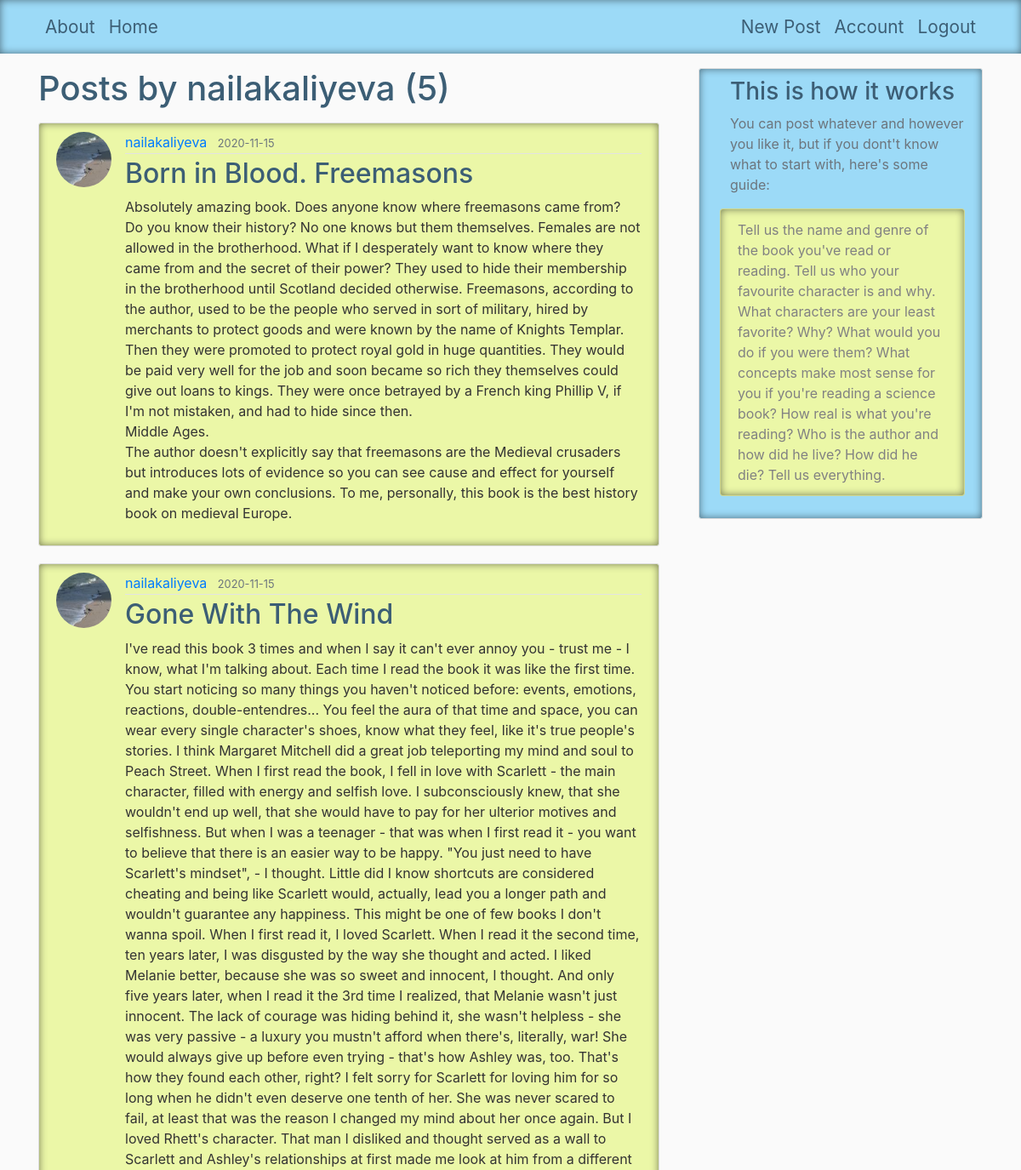
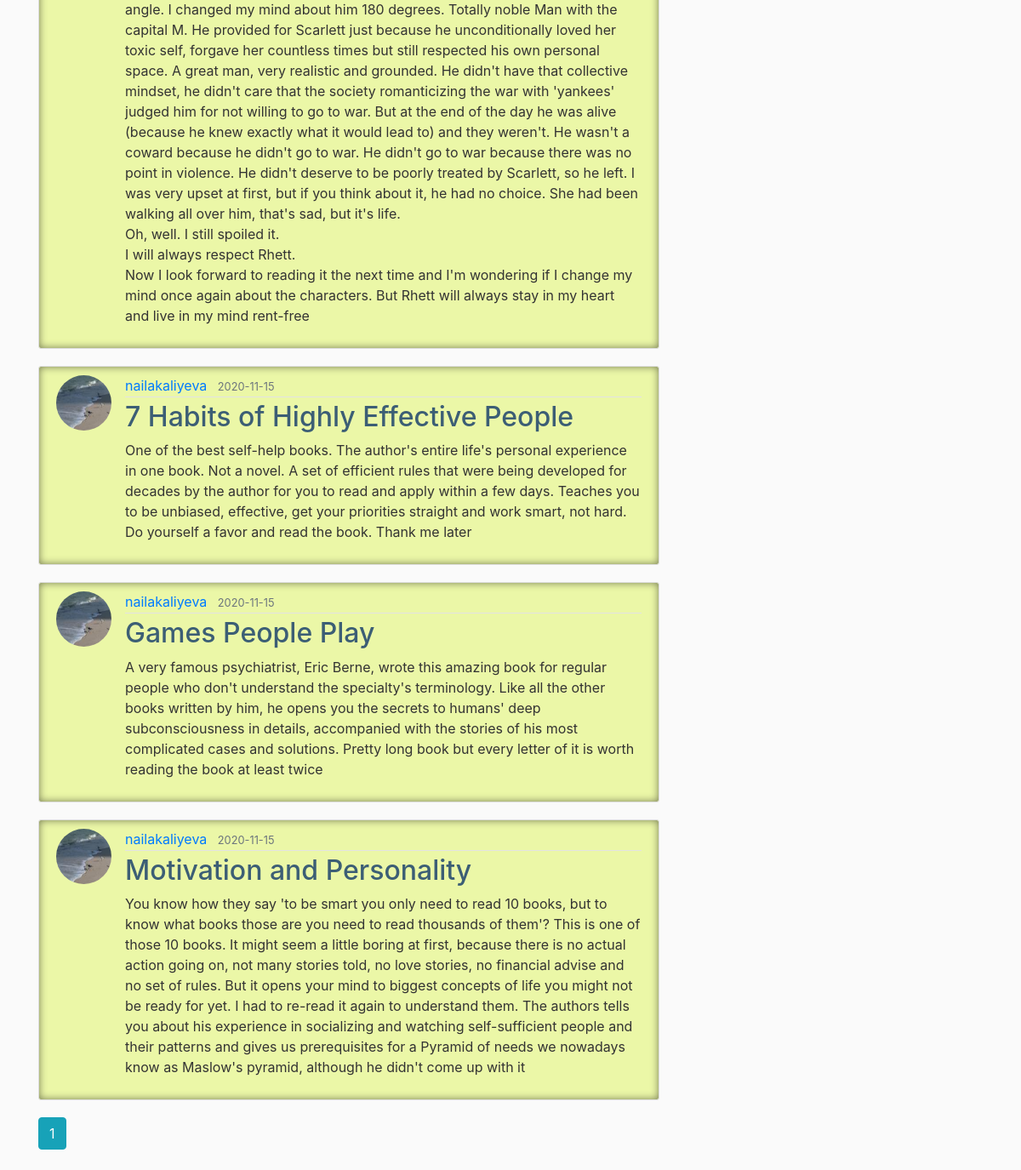
Page /user/nailakaliyeva (signed in) on the committed database (2 pictures, top to bottom).
### flaskblog/models.py (models this page shows, shortened)
class User(db.Model, UserMixin):
    id = db.Column(db.Integer, primary_key=True)
    username = db.Column(db.String(20), unique=True, nullable=False)
    email = db.Column(db.String(120), unique=True, nullable=False)
    image_file = db.Column(db.String(20), nullable=False, default='default.jpg')
    password = db.Column(db.String(60), nullable=False)
    posts = db.relationship('Post', backref='author', lazy=True)

class Post(db.Model):
    id = db.Column(db.Integer, primary_key=True)
    title = db.Column(db.String(100), nullable=False)
    date_posted = db.Column(db.DateTime, nullable=False, default=datetime.utcnow)
    content = db.Column(db.Text, nullable=False)
    user_id = db.Column(db.Integer, db.ForeignKey('user.id'), nullable=False)

### flaskblog/users/routes.py (the view)
@users.route("/user/<string:username>")
def user_posts(username):
    page = request.args.get('page', 1, type=int)
    user = User.query.filter_by(username=username).first_or_404()
    posts = Post.query.filter_by(author=user)\
        .order_by(Post.date_posted.desc())\
        .paginate(page=page, per_page=5)
    return render_template('user_posts.html', posts=posts, user=user)

### flaskblog/models.py (called while the page is built)
@login_manager.user_loader
def load_user(user_id):
    return User.query.get(int(user_id))

### flaskblog/templates/user_posts.html
{% extends "layout.html" %}
{% block content %}
    <h1 class="mb-3" style="color: #3c5e75">Posts by {{ user.username }} ({{ posts.total }})</h1>
    {% for post in posts.items %}
        <article class="media content-section" style="background-color: #ebf7a7; box-shadow: inset 0px 0px 10px rgba(0,0,0,0.5);">
          <img class="rounded-circle article-img" src="{{ url_for('static', filename='profile_pics/' + post.author.image_file) }}">
          <div class="media-body">
            <div class="article-metadata">
              <a class="mr-2" href="{{ url_for('users.user_posts', username=post.author.username) }}" >{{ post.author.username }}</a>
              <small class="text-muted">{{ post.date_posted.strftime('%Y-%m-%d') }}</small>
            </div>
            <h2><a class="article-title" href="{{ url_for('posts.post', post_id=post.id) }}" style="color: #3c5e75">{{ post.title }}</a></h2>
            <p class="article-content">{{ post.content }}</p>
          </div>
        </article>
    {% endfor %}
    {% for page_num in posts.iter_pages(left_edge=1, right_edge=1, left_current=1, right_current=2) %}
      {% if page_num %}
        {% if posts.page == page_num %}
          <a class="btn btn-info mb-4" href="{{ url_for('users.user_posts', username=user.username, page=page_num) }}">{{ page_num }}</a>
        {% else %}
          <a class="btn btn-outline-info mb-4" href="{{ url_for('users.user_posts', username=user.username, page=page_num) }}">{{ page_num }}</a>
        {% endif %}
      {% else %}
        ...
      {% endif %}
    {% endfor %}
{% endblock content %}

### flaskblog/static/main.css (style rules this page uses)
body { background: #fafafa; color: #333333; margin-top: 5rem; }
h1, h2, h3, h4, h5, h6 { color: #444444; }
.content-section { background: #ffffff; padding: 10px 20px; border: 1px solid #dddddd; border-radius: 3px; margin-bottom: 20px; }
.article-title { color: #444444; }
.article-content { white-space: pre-line; }
.article-img { height: 65px; width: 65px; margin-right: 16px; }
.article-metadata { padding-bottom: 1px; margin-bottom: 4px; border-bottom: 1px solid #e3e3e3 }

### rows in the picture
User: username "nailakaliyeva"
Post: image_file (picture), author.username "nailakaliyeva", date_posted "2020-11-15", title "Born in Blood. Freemasons", content "Absolutely amazing book. Does anyone know where freemasons came from? Do you know their history? No one knows but them themselves. Females are not allowed in the brotherhood. What if I desperately want to know where they came from and the secret of their power? They used to hide their membership in the brotherhood until Scotland decided otherwise. Freemasons, according to the author, used to be the people who served in sort of military, hired by merchants to protect goods and were known by the name of Knights Templar. Then they were promoted to protect royal gold in huge quantities. They would be paid very well for the job and soon became so rich they themselves could give out loans to…"
Post: image_file (picture), author.username "nailakaliyeva", date_posted "2020-11-15", title "Gone With The Wind", content "I've read this book 3 times and when I say it can't ever annoy you - trust me - I know, what I'm talking about. Each time I read the book it was like the first time. You start noticing so many things you haven't noticed before: events, emotions, reactions, double-entendres... You feel the aura of that time and space, you can wear every single character's shoes, know what they feel, like it's true people's stories. I think Margaret Mitchell did a great job teleporting my mind and soul to Peach Street. When I first read the book, I fell in love with Scarlett - the main character, filled with energy and selfish love. I subconsciously knew, that she wouldn't end up well, that she would have to…"
Post: image_file (picture), author.username "nailakaliyeva", date_posted "2020-11-15", title "7 Habits of Highly Effective People", content "One of the best self-help books. The author's entire life's personal experience in one book. Not a novel. A set of efficient rules that were being developed for decades by the author for you to read and apply within a few days. Teaches you to be unbiased, effective, get your priorities straight and work smart, not hard. Do yourself a favor and read the book. Thank me later"
Post: image_file (picture), author.username "nailakaliyeva", date_posted "2020-11-15", title "Games People Play", content "A very famous psychiatrist, Eric Berne, wrote this amazing book for regular people who don't understand the specialty's terminology. Like all the other books written by him, he opens you the secrets to humans' deep subconsciousness in details, accompanied with the stories of his most complicated cases and solutions. Pretty long book but every letter of it is worth reading the book at least twice"
Post: image_file (picture), author.username "nailakaliyeva", date_posted "2020-11-15", title "Motivation and Personality", content "You know how they say 'to be smart you only need to read 10 books, but to know what books those are you need to read thousands of them'? This is one of those 10 books. It might seem a little boring at first, because there is no actual action going on, not many stories told, no love stories, no financial advise and no set of rules. But it opens your mind to biggest concepts of life you might not be ready for yet. I had to re-read it again to understand them. The authors tells you about his experience in socializing and watching self-sufficient people and their patterns and gives us prerequisites for a Pyramid of needs we nowadays know as Maslow's pyramid, although he didn't come up with it"

### other values in the picture
{{ posts.total }} "5"
{{ page_num }} "1"
